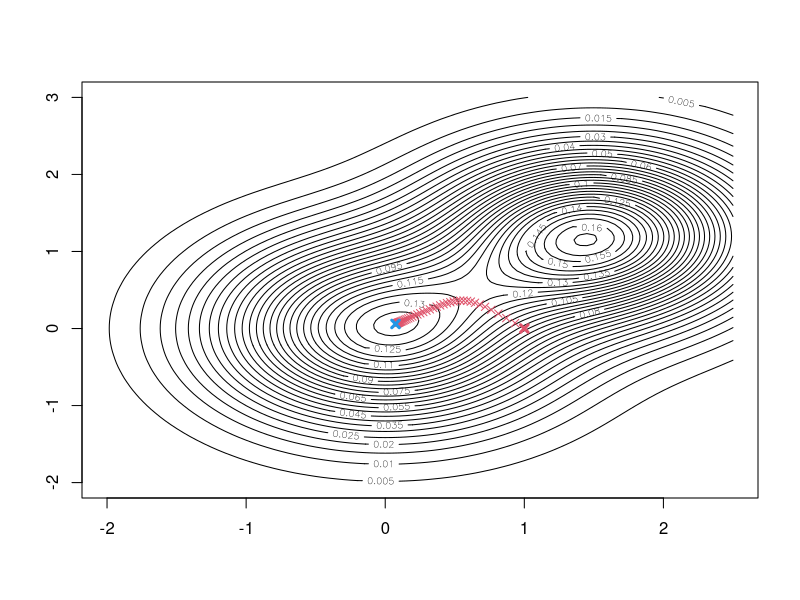

Generate this figure with R:
#########################################################################
### Computational Statistics                                          ###
### Program for two-dimensional steepest ascent example from lectures ###
### Frank Miller, 2023-03-15                                          ###
#########################################################################
# Some constants:
s1  <- 0.6
s2  <- 0.5
mu1 <- 1.5
mu2 <- 1.2

# The function g to be maximised, partial derivatives dg1, dg2, and gradient
g <- function(x)
{
  (exp(-(x[1]^2+x[2]^2)/(2*s1))/s1 + exp(-((x[1]-mu1)^2+(x[2]-mu2)^2)/(2*s2))/s2) / (4*pi)
}
dg1 <- function(x)
{
  ((-x[1]/s1^2)*exp(-(x[1]^2+x[2]^2)/(2*s1)) + (-(x[1]-mu1)/s2^2)*exp(-((x[1]-mu1)^2+(x[2]-mu2)^2)/(2*s2))) / (4*pi)
}
dg2 <- function(x)
{
  ((-x[2]/s1^2)*exp(-(x[1]^2+x[2]^2)/(2*s1)) + (-(x[2]-mu2)/s2^2)*exp(-((x[1]-mu1)^2+(x[2]-mu2)^2)/(2*s2))) / (4*pi)
}
gradient <- function(x)
{
  c(dg1(x), dg2(x))
}
# Second order partial derivatives and Hessian (not needed for steepest ascent)
dg11 <- function(x)
{
  x1 <- x[1]
  x2 <- x[2]
  ((x1^2/s1^3-1/s1^2)*exp(-(x1^2+x2^2)/(2*s1)) + ((x1-mu1)^2/s2^3-1/s2^2)*exp(-((x1-mu1)^2+(x2-mu2)^2)/(2*s2))) / (4*pi)
}
dg12 <- function(x)
{
  x1 <- x[1]
  x2 <- x[2]
  (x1*x2/s1^3*exp(-(x1^2+x2^2)/(2*s1)) + (x1-mu1)*(x2-mu2)/s2^3*exp(-((x1-mu1)^2+(x2-mu2)^2)/(2*s2))) / (4*pi)
}
dg22 <- function(x)
{
  x1 <- x[1]
  x2 <- x[2]
  ((x2^2/s1^3-1/s1^2)*exp(-(x1^2+x2^2)/(2*s1)) + ((x2-mu2)^2/s2^3-1/s2^2)*exp(-((x1-mu1)^2+(x2-mu2)^2)/(2*s2))) / (4*pi)
}
hessian <- function(x)
{
  matrix(c(dg11(x), dg12(x), dg12(x), dg22(x)), nrow=2, ncol=2)
}

# Produce a contour plot; define first a grid where function is evaluated
x1grid <- seq(-2, 2.5, by=0.05)
x2grid <- seq(-2, 3, by=0.05)
dx1 <- length(x1grid)
dx2 <- length(x2grid)
dx  <- dx1*dx2
gx  <- matrix(rep(NA, dx), nrow=dx1)
for (i in 1:dx1)
for (j in 1:dx2)
{
  gx[i,j] <- g(c(x1grid[i], x2grid[j]))
}
mgx <- matrix(gx, nrow=dx1, ncol=dx2)
contour(x1grid, x2grid, mgx, nlevels=34)  # Note: For other functions g, you might need to choose another nlevels-value to get a good impression of the function 

#Steepest ascent function:
steepestasc <- function(x0, eps=1e-8, alpha0=1)
{
  xt   <- x0
  conv <- 999
  points(xt[1], xt[2], col=2, pch=4, lwd=3)
  while(conv>eps)
  {
    alpha <- alpha0
    xt1   <- xt
    xt    <- xt1 + alpha*gradient(xt1)
    while (g(xt)<g(xt1))
    {
      alpha <- alpha/2
      xt    <- xt1 + alpha*gradient(xt1)
    }
    points(xt[1], xt[2], col=2, pch=4, lwd=1)
    conv <- sum((xt-xt1)*(xt-xt1))
  }
  points(xt[1], xt[2], col=4, pch=4, lwd=3)
  xt
}
steepestasc(c(1, 0))

